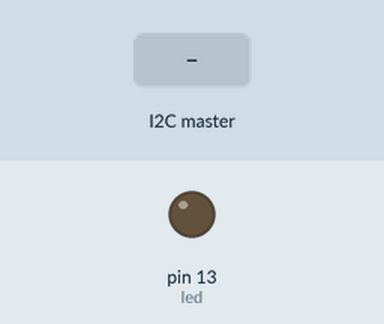
The sketch below on a simulated Arduino Uno, built with avr-gcc and run on an emulated ATmega328P. On the bench: output pins drawn as LEDs (lit = HIGH). The inputs (shaded band) are chosen by the test bench. What the sketch prints to the serial monitor is not drawn.

Above: at 1.2 s.
1.3 s: the I2C master sends the byte 1
At 1.6 s:
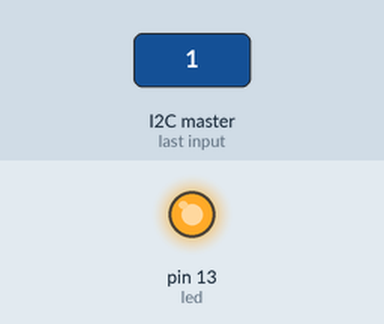
2.8 s: the I2C master sends the byte 0
At 4.0 s:
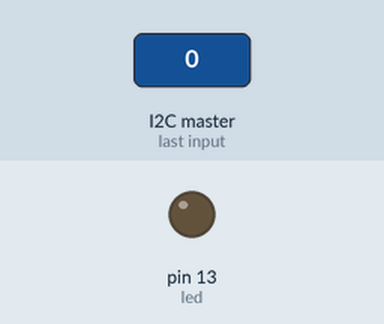
4.3 s: the I2C master sends the byte 2
At 5.1 s:
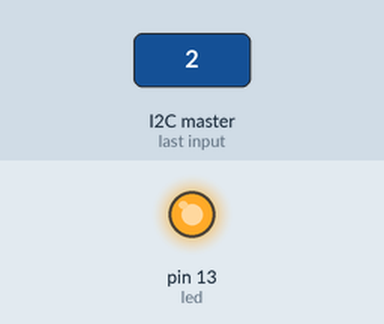
Timing chart, 0 to 7.3 s (numbered marks = the images above; inputs shaded):
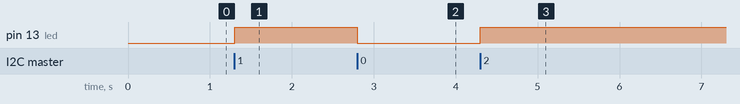

The sketch:

SlaveNode.ino
```cpp
#include <Wire.h>

#define SLAVE_ADDR 9
#define ANSWERSIZE 5 //Size of response in bytes.
int led = 13;
int val = 0;
String answer;

void setup() {
  // put your setup code here, to run once:
  pinMode(led, OUTPUT);
  Wire.begin(SLAVE_ADDR);

  //Start requestEvent function when a request is made from the Master.
  Wire.onRequest(requestEvent);

  //Start receiveEvent when an instruction is received from the Master.
  Wire.onReceive(receiveEvent);

  Serial.begin(9600);
  Serial.println("Initializing...\n");

}

void loop() {
  // put your main code here, to run repeatedly:
  delay(1000);
}

//Simple function to send instructions to actuators.
void receiveEvent(int recvData) {
  while (0 < Wire.available()) {
    bool x = Wire.read();

    if (x == true){
      digitalWrite(led, HIGH);

    } else if (x == false){
      digitalWrite(led, LOW);
    }
  }
}

void requestEvent() {
  byte response[ANSWERSIZE];

  //Format responsedata as an Array.
  for (byte i = 0; i < ANSWERSIZE; i++) {
    response[i] = (byte)answer.charAt(i);
  }

  Wire.write(response, sizeof(response));
  Serial.println("Request sent.");

}
```

Measured:
- after the input at 1.3 s, pin 13 (led): LOW → HIGH at once
- after the input at 2.8 s, pin 13 (led): HIGH → LOW at once
- after the input at 4.3 s, pin 13 (led): LOW → HIGH at once
